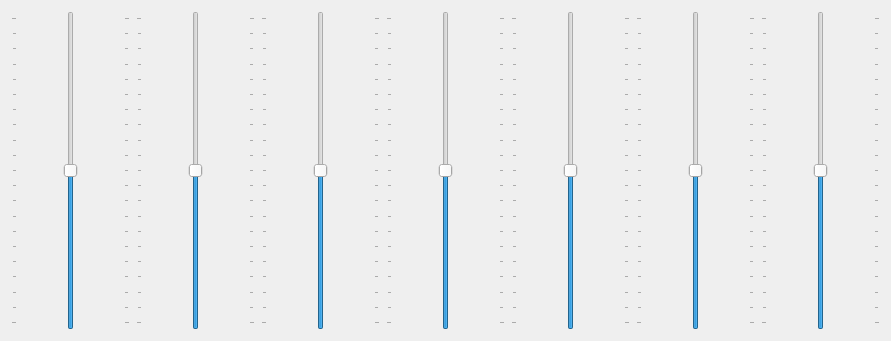
     <widget class="QWidget" name="horizontalLayoutWidget_2">
      <property name="geometry">
       <rect>
        <x>10</x>
        <y>110</y>
        <width>891</width>
        <height>341</height>
       </rect>
      </property>
      <layout class="QHBoxLayout" name="horizontalLayout_2">
       <item>
        <widget class="QSlider" name="ManipSpeed0Slider">
         <property name="sizePolicy">
          <sizepolicy hsizetype="Minimum" vsizetype="Expanding">
           <horstretch>0</horstretch>
           <verstretch>0</verstretch>
          </sizepolicy>
         </property>
         <property name="minimum">
          <number>-100</number>
         </property>
         <property name="maximum">
          <number>100</number>
         </property>
         <property name="orientation">
          <enum>Qt::Vertical</enum>
         </property>
         <property name="tickPosition">
          <enum>QSlider::TicksBothSides</enum>
         </property>
        </widget>
       </item>
       <item>
        <widget class="QSlider" name="ManipSpeed1Slider">
         <property name="sizePolicy">
          <sizepolicy hsizetype="Minimum" vsizetype="Expanding">
           <horstretch>0</horstretch>
           <verstretch>0</verstretch>
          </sizepolicy>
         </property>
         <property name="minimum">
          <number>-100</number>
         </property>
         <property name="maximum">
          <number>100</number>
         </property>
         <property name="orientation">
          <enum>Qt::Vertical</enum>
         </property>
         <property name="tickPosition">
          <enum>QSlider::TicksBothSides</enum>
         </property>
        </widget>
       </item>
       <item>
        <widget class="QSlider" name="ManipSpeed2Slider">
         <property name="sizePolicy">
          <sizepolicy hsizetype="Minimum" vsizetype="Expanding">
           <horstretch>0</horstretch>
           <verstretch>0</verstretch>
          </sizepolicy>
         </property>
         <property name="minimum">
          <number>-100</number>
         </property>
         <property name="maximum">
          <number>100</number>
         </property>
         <property name="orientation">
          <enum>Qt::Vertical</enum>
         </property>
         <property name="tickPosition">
          <enum>QSlider::TicksBothSides</enum>
         </property>
        </widget>
       </item>
       <item>
        <widget class="QSlider" name="ManipSpeed3Slider">
         <property name="sizePolicy">
          <sizepolicy hsizetype="Minimum" vsizetype="Expanding">
           <horstretch>0</horstretch>
           <verstretch>0</verstretch>
          </sizepolicy>
         </property>
         <property name="minimum">
          <number>-100</number>
         </property>
         <property name="maximum">
          <number>100</number>
         </property>
         <property name="orientation">
          <enum>Qt::Vertical</enum>
         </property>
         <property name="tickPosition">
          <enum>QSlider::TicksBothSides</enum>
         </property>
        </widget>
       </item>
       <item>
        <widget class="QSlider" name="ManipSpeed4Slider">
         <property name="sizePolicy">
          <sizepolicy hsizetype="Minimum" vsizetype="Expanding">
           <horstretch>0</horstretch>
           <verstretch>0</verstretch>
          </sizepolicy>
         </property>
         <property name="minimum">
          <number>-100</number>
         </property>
         <property name="maximum">
          <number>100</number>
         </property>
         <property name="orientation">
          <enum>Qt::Vertical</enum>
         </property>
         <property name="tickPosition">
          <enum>QSlider::TicksBothSides</enum>
         </property>
        </widget>
       </item>
       <item>
        <widget class="QSlider" name="ManipSpeed5Slider">
         <property name="sizePolicy">
          <sizepolicy hsizetype="Minimum" vsizetype="Expanding">
           <horstretch>0</horstretch>
           <verstretch>0</verstretch>
          </sizepolicy>
         </property>
         <property name="minimum">
          <number>-100</number>
         </property>
         <property name="maximum">
          <number>100</number>
         </property>
         <property name="orientation">
          <enum>Qt::Vertical</enum>
         </property>
         <property name="tickPosition">
          <enum>QSlider::TicksBothSides</enum>
         </property>
        </widget>
       </item>
       <item>
        <widget class="QSlider" name="ManipSpeed6Slider">
         <property name="sizePolicy">
          <sizepolicy hsizetype="Minimum" vsizetype="Expanding">
           <horstretch>0</horstretch>
           <verstretch>0</verstretch>
          </sizepolicy>
         </property>
         <property name="minimum">
          <number>-100</number>
         </property>
         <property name="maximum">
          <number>100</number>
         </property>
         <property name="orientation">
          <enum>Qt::Vertical</enum>
         </property>
         <property name="tickPosition">
          <enum>QSlider::TicksBothSides</enum>
         </property>
        </widget>
       </item>
      </layout>
     </widget>
